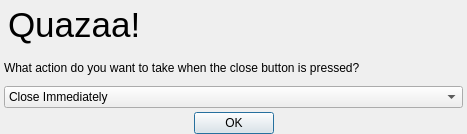
<?xml version="1.0" encoding="UTF-8"?>
<ui version="4.0">
 <class>DialogCloseType</class>
 <widget class="QDialog" name="DialogCloseType">
  <property name="windowModality">
   <enum>Qt::ApplicationModal</enum>
  </property>
  <property name="geometry">
   <rect>
    <x>0</x>
    <y>0</y>
    <width>467</width>
    <height>134</height>
   </rect>
  </property>
  <property name="minimumSize">
   <size>
    <width>450</width>
    <height>134</height>
   </size>
  </property>
  <property name="maximumSize">
   <size>
    <width>1600</width>
    <height>134</height>
   </size>
  </property>
  <property name="windowTitle">
   <string>What Should The Close Button Do?</string>
  </property>
  <property name="windowIcon">
   <iconset resource="../Resource.qrc">
    <normaloff>:/Resource/Generic/Exit.png</normaloff>:/Resource/Generic/Exit.png</iconset>
  </property>
  <property name="autoFillBackground">
   <bool>true</bool>
  </property>
  <property name="modal">
   <bool>true</bool>
  </property>
  <layout class="QGridLayout" name="gridLayout">
   <property name="margin">
    <number>0</number>
   </property>
   <property name="spacing">
    <number>0</number>
   </property>
   <item row="0" column="0">
    <widget class="QFrame" name="frameCommonHeader">
     <property name="minimumSize">
      <size>
       <width>0</width>
       <height>50</height>
      </size>
     </property>
     <property name="maximumSize">
      <size>
       <width>16777215</width>
       <height>50</height>
      </size>
     </property>
     <property name="frameShape">
      <enum>QFrame::NoFrame</enum>
     </property>
     <property name="frameShadow">
      <enum>QFrame::Raised</enum>
     </property>
     <layout class="QGridLayout" name="gridLayout_23">
      <property name="margin">
       <number>1</number>
      </property>
      <property name="spacing">
       <number>0</number>
      </property>
      <item row="0" column="0">
       <widget class="QLabel" name="labelLogo">
        <property name="styleSheet">
         <string notr="true">background-color: transparent;</string>
        </property>
        <property name="pixmap">
         <pixmap resource="../Resource.qrc">:/Resource/Quazaa48.png</pixmap>
        </property>
       </widget>
      </item>
      <item row="0" column="1">
       <widget class="QLabel" name="labelHeaderText">
        <property name="sizePolicy">
         <sizepolicy hsizetype="MinimumExpanding" vsizetype="Preferred">
          <horstretch>0</horstretch>
          <verstretch>0</verstretch>
         </sizepolicy>
        </property>
        <property name="text">
         <string notr="true">&lt;!DOCTYPE HTML PUBLIC &quot;-//W3C//DTD HTML 4.0//EN&quot; &quot;http://www.w3.org/TR/REC-html40/strict.dtd&quot;&gt;
&lt;html&gt;&lt;head&gt;&lt;meta name=&quot;qrichtext&quot; content=&quot;1&quot; /&gt;&lt;style type=&quot;text/css&quot;&gt;
p, li { white-space: pre-wrap; }
&lt;/style&gt;&lt;/head&gt;&lt;body style=&quot; font-family:'MS Shell Dlg 2'; font-size:8.25pt; font-weight:400; font-style:normal;&quot;&gt;
&lt;p style=&quot; margin-top:0px; margin-bottom:0px; margin-left:0px; margin-right:0px; -qt-block-indent:0; text-indent:0px;&quot;&gt;&lt;span style=&quot; font-size:26pt;&quot;&gt;Quazaa!&lt;/span&gt;&lt;/p&gt;&lt;/body&gt;&lt;/html&gt;</string>
        </property>
       </widget>
      </item>
     </layout>
    </widget>
   </item>
   <item row="4" column="0">
    <layout class="QGridLayout" name="gridLayoutFooter">
     <item row="0" column="1">
      <widget class="QPushButton" name="pushButtonOK">
       <property name="text">
        <string>OK</string>
       </property>
      </widget>
     </item>
     <item row="0" column="0">
      <spacer name="horizontalSpacerLeftFooter">
       <property name="orientation">
        <enum>Qt::Horizontal</enum>
       </property>
       <property name="sizeHint" stdset="0">
        <size>
         <width>40</width>
         <height>20</height>
        </size>
       </property>
      </spacer>
     </item>
     <item row="0" column="2">
      <spacer name="horizontalSpacerRightFooter">
       <property name="orientation">
        <enum>Qt::Horizontal</enum>
       </property>
       <property name="sizeHint" stdset="0">
        <size>
         <width>40</width>
         <height>20</height>
        </size>
       </property>
      </spacer>
     </item>
    </layout>
   </item>
   <item row="1" column="0">
    <layout class="QGridLayout" name="gridLayoutBody">
     <property name="margin">
      <number>4</number>
     </property>
     <property name="spacing">
      <number>4</number>
     </property>
     <item row="0" column="0">
      <widget class="QLabel" name="labelCloseType">
       <property name="text">
        <string>What action do you want to take when the close button is pressed?</string>
       </property>
      </widget>
     </item>
     <item row="1" column="0">
      <widget class="QComboBox" name="comboBoxCloseType">
       <item>
        <property name="text">
         <string>Close Immediately</string>
        </property>
        <property name="icon">
         <iconset resource="../Resource.qrc">
          <normaloff>:/Resource/Generic/Exit.png</normaloff>:/Resource/Generic/Exit.png</iconset>
        </property>
       </item>
       <item>
        <property name="text">
         <string>Minimize To Tray</string>
        </property>
        <property name="icon">
         <iconset resource="../Resource.qrc">
          <normaloff>:/Resource/Quazaa.png</normaloff>:/Resource/Quazaa.png</iconset>
        </property>
       </item>
       <item>
        <property name="text">
         <string>Close After Transfers</string>
        </property>
        <property name="icon">
         <iconset resource="../Resource.qrc">
          <normaloff>:/Resource/Generic/ExitAfterTransfers.png</normaloff>:/Resource/Generic/ExitAfterTransfers.png</iconset>
        </property>
       </item>
      </widget>
     </item>
    </layout>
   </item>
  </layout>
 </widget>
 <resources>
  <include location="../Resource.qrc"/>
 </resources>
 <connections/>
</ui>
